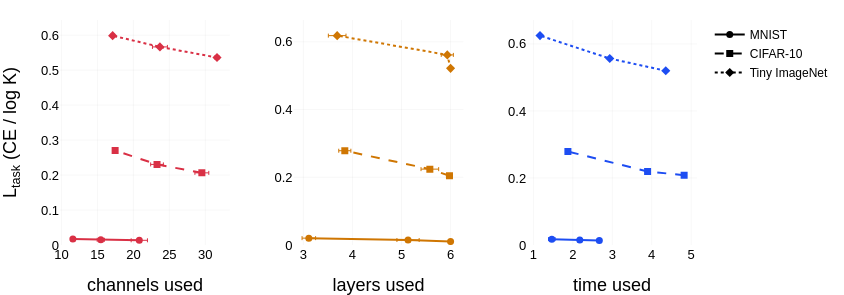

The code cell stored with this chart in its notebook:
### Code cell
# Marginal returns: how much does one more unit of a resource reduce the task loss, in the units the optimizer sees?
# Training minimizes L_task = CE / log K (nn_bowl/costs/error_cost.py) plus resource costs, so a network stops growing
# when one more unit of resource reduces L_task by less than it adds in cost. Fig 6c (kappa / resource) is an *average*
# return; this cell estimates the *marginal* return: the slope of L_task against resources used as lambda varies.
#
# For each dataset and resource, within each instance, we hold the other two lambdas fixed (9 groups) and regress
# L_task on resources used across the 3 values of that resource's lambda (fixed-effects slope: both sides demeaned within
# group). Slopes are then averaged over instances (mean, 95% t-CI across the 5 instances). "Gain" = -slope.
from scipy.stats import t as t_dist, ttest_ind

N_CLASSES = {"mnist": 10, "cifar10": 10, "tiny-imagenet": 200}

# --- test cross-entropy per model (same evaluation as the accuracies: results.npz, noise on) ---
ce_rows = []
for _, row in tqdm.tqdm(model_df.iterrows(), total=len(model_df), desc="Loading test cross-entropy"):
    combo = nn_bowl.utils.get_combo_from_row(cfg_base, row)
    cfg = nn_bowl.utils.get_cfg(cfg_base, combo)
    res = np.load(nn_bowl.utils.get_results_dir(cfg) / "results.npz")
    probs, labels = res["probs"], res["labels"]
    ce = -np.mean(np.log(probs[np.arange(len(labels)), labels] + 1e-8))  # same epsilon as training
    ce_rows.append(ce)
model_df["test_ce"] = ce_rows
model_df["L_task"] = model_df["test_ce"] / model_df["dataset"].map(lambda d: np.log(N_CLASSES[d]))
model_df["accuracy_pct"] = model_df["accuracy"] * 100

lam_cols = ["lam_breadth", "lam_depth", "lam_time"]
marginal_resources = [
    ("channels_used", "lam_breadth", "channel"),
    ("layers_used", "lam_depth", "layer"),
    ("time_used", "lam_time", "time step"),
]
# (column, label, sign): gain = sign * slope, so a positive gain always means "one more unit helps"
outcomes = [
    ("L_task", "reduction in L_task (CE / log K)", -1),   # what the optimizer trades off
    ("test_ce", "reduction in CE (nats)", -1),           # without the log K normalization
    ("accuracy_pct", "increase in accuracy (points)", +1),
]

def fe_slope(df, y_col, x_col, group_cols):
    """Within-group (fixed-effects) OLS slope of y on x."""
    x = df[x_col] - df.groupby(group_cols)[x_col].transform("mean")
    y = df[y_col] - df.groupby(group_cols)[y_col].transform("mean")
    return float((x * y).sum() / (x * x).sum())

slope_rows = []
for res_col, lam_col, unit in marginal_resources:
    other_lams = [c for c in lam_cols if c != lam_col]
    for dataset in ["mnist", "cifar10", "tiny-imagenet"]:
        for inst in sorted(model_df["instance"].unique()):
            d = model_df[(model_df["dataset"] == dataset) & (model_df["instance"] == inst)]
            row = dict(resource=res_col, unit=unit, dataset=dataset, instance=inst,
                       resource_range=f"{d.groupby(lam_col)[res_col].mean().min():.2f}–{d.groupby(lam_col)[res_col].mean().max():.2f}")
            for y_col, _, _ in outcomes:
                row[y_col] = fe_slope(d, y_col, res_col, other_lams)
            slope_rows.append(row)
slopes = pd.DataFrame(slope_rows)

def summarize(slopes, y_col, sign):
    g = (sign * slopes[y_col]).groupby([slopes["resource"], slopes["dataset"]])
    out = g.agg(["mean", "std", "count"]).reset_index()
    half = t_dist.ppf(0.975, out["count"] - 1) * out["std"] / np.sqrt(out["count"])
    out["gain_per_unit"] = out["mean"]
    out["ci_low"], out["ci_high"] = out["mean"] - half, out["mean"] + half
    return out

print("Marginal gain per unit of resource (mean [95% CI] across instances; positive = more resource helps)\n")
marginal_summary = {}
for y_col, label, sign in outcomes:
    s = summarize(slopes, y_col, sign)
    marginal_summary[y_col] = s
    print(f"--- {label} per unit")
    for res_col, _, unit in marginal_resources:
        parts = []
        for dataset in ["mnist", "cifar10", "tiny-imagenet"]:
            r = s[(s["resource"] == res_col) & (s["dataset"] == dataset)].iloc[0]
            parts.append(f"{dataset}: {r.gain_per_unit:+.4f} [{r.ci_low:+.4f}, {r.ci_high:+.4f}]")
        c = sign * slopes[(slopes["resource"] == res_col) & (slopes["dataset"] == "cifar10")][y_col]
        ti = sign * slopes[(slopes["resource"] == res_col) & (slopes["dataset"] == "tiny-imagenet")][y_col]
        p = ttest_ind(ti, c, equal_var=False).pvalue
        print(f"  per {unit:9s} | " + " | ".join(parts) + f" | Tiny/CIFAR ratio {ti.mean() / c.mean():.2f}, Welch p = {p:.3g}")
    print()

print("Resource range spanned by the lambda grid (mean over instances of per-lambda means):")
print(slopes.groupby(["resource", "dataset"])["resource_range"].first().unstack().to_string(), "\n")

# time cost is linear in time used: L_time = lam_time * time_used / (T - 1), so at an interior optimum the marginal
# reduction in L_task per extra time step should be about lam_time / (T - 1) -- the same price for every dataset
T = cfg_base.model.n_timesteps
print("Price of one time step in L_task units, lam_time / (T-1):",
      {lt: round(lt / (T - 1), 4) for lt in sorted(model_df["lam_time"].unique())})

# --- figure: L_task vs resources used, one point per lambda value (mean over other lambdas and instances) ---
dataset_symbols = {"mnist": "circle", "cifar10": "square", "tiny-imagenet": "diamond"}
dataset_dashes = {"mnist": "solid", "cifar10": "dash", "tiny-imagenet": "dot"}
DATASET_LABELS = {"mnist": "MNIST", "cifar10": "CIFAR-10", "tiny-imagenet": "Tiny ImageNet"}
colors = {"channels_used": cfg_base.plotting.breadth, "layers_used": cfg_base.plotting.depth, "time_used": cfg_base.plotting.time}
n_inst = cfg_base.experiment.n_instances
mult = t_dist.ppf(0.975, df=n_inst - 1)

fig_marg = make_subplots(rows=1, cols=3, horizontal_spacing=0.1, shared_yaxes=False)
for dataset in ["mnist", "cifar10", "tiny-imagenet"]:
    fig_marg.add_trace(go.Scatter(
        x=[None], y=[None], mode="lines+markers", name=DATASET_LABELS[dataset],
        marker=dict(symbol=dataset_symbols[dataset], color="black", size=7),
        line=dict(color="black", dash=dataset_dashes[dataset]), showlegend=True,
    ), row=1, col=1)
for col, (res_col, lam_col, unit) in enumerate(marginal_resources, start=1):
    for dataset in ["mnist", "cifar10", "tiny-imagenet"]:
        d = model_df[model_df["dataset"] == dataset]
        per_inst = d.groupby([lam_col, "instance"])[[res_col, "L_task"]].mean().reset_index()
        agg = per_inst.groupby(lam_col).agg(x=(res_col, "mean"), x_sd=(res_col, "std"),
                                            y=("L_task", "mean"), y_sd=("L_task", "std")).reset_index()
        fig_marg.add_trace(go.Scatter(
            x=agg["x"], y=agg["y"],
            error_x=dict(type="data", array=mult * agg["x_sd"] / np.sqrt(n_inst), thickness=1, width=2),
            error_y=dict(type="data", array=mult * agg["y_sd"] / np.sqrt(n_inst), thickness=1, width=2),
            mode="lines+markers",
            marker=dict(symbol=dataset_symbols[dataset], color=colors[res_col], size=7),
            line=dict(color=colors[res_col], dash=dataset_dashes[dataset]),
            showlegend=False,
        ), row=1, col=col)
    fig_marg.update_xaxes(title_text=res_col.replace("_", " "), row=1, col=col)
    # linear y: the comparison is about absolute changes in L_task per unit of resource (the slope the optimizer sees)
    fig_marg.update_yaxes(title_text="L<sub>task</sub> (CE / log K)" if col == 1 else None, rangemode="tozero", row=1, col=col)
fig_marg.update_layout(width=WIDTH * 0.8, height=WIDTH * 0.28, margin=dict(l=60, r=10, t=20, b=50),
                       showlegend=True, legend=dict(font=dict(size=12)))
fig_marg.show()
nn_bowl.utils.save_figure(fig_marg, figures_dir, "datasets_marginal_returns", scale=2)

### Figure 1 — Plotly figure (JSON) as saved in the notebook; plotly's stock layout.template omitted (floating-point values rounded to 4 significant figures)
{"data": [{"line": {"color": "black", "dash": "solid"}, "marker": {"color": "black", "size": 7, "symbol": "circle"}, "mode": "lines+markers", "name": "MNIST", "showlegend": true, "type": "scatter", "x": [null], "xaxis": "x", "y": [null], "yaxis": "y"}, {"line": {"color": "black", "dash": "dash"}, "marker": {"color": "black", "size": 7, "symbol": "square"}, "mode": "lines+markers", "name": "CIFAR-10", "showlegend": true, "type": "scatter", "x": [null], "xaxis": "x", "y": [null], "yaxis": "y"}, {"line": {"color": "black", "dash": "dot"}, "marker": {"color": "black", "size": 7, "symbol": "diamond"}, "mode": "lines+markers", "name": "Tiny ImageNet", "showlegend": true, "type": "scatter", "x": [null], "xaxis": "x", "y": [null], "yaxis": "y"}, {"error_x": {"array": [1.131, 0.5032, 0.2544], "thickness": 1, "type": "data", "width": 2}, "error_y": {"array": [0.0002273, 0.0005014, 0.0004136], "thickness": 1, "type": "data", "width": 2}, "line": {"color": "#d93045", "dash": "solid"}, "marker": {"color": "#d93045", "size": 7, "symbol": "circle"}, "mode": "lines+markers", "showlegend": false, "type": "scatter", "x": [20.82, 15.47, 11.59], "xaxis": "x", "y": [0.01344, 0.01489, 0.01692], "yaxis": "y"}, {"error_x": {"array": [0.9658, 0.8841, 0.274], "thickness": 1, "type": "data", "width": 2}, "error_y": {"array": [0.0009433, 0.003043, 0.004099], "thickness": 1, "type": "data", "width": 2}, "line": {"color": "#d93045", "dash": "dash"}, "marker": {"color": "#d93045", "size": 7, "symbol": "square"}, "mode": "lines+markers", "showlegend": false, "type": "scatter", "x": [29.51, 23.28, 17.46], "xaxis": "x", "y": [0.2063, 0.2304, 0.2702], "yaxis": "y"}, {"error_x": {"array": [0.3083, 1.04, 0.278], "thickness": 1, "type": "data", "width": 2}, "error_y": {"array": [0.003388, 0.00278, 0.003469], "thickness": 1, "type": "data", "width": 2}, "line": {"color": "#d93045", "dash": "dot"}, "marker": {"color": "#d93045", "size": 7, "symbol": "diamond"}, "mode": "lines+markers", "showlegend": false, "type": "scatter", "x": [31.62, 23.69, 17.12], "xaxis": "x", "y": [0.536, 0.5664, 0.5986], "yaxis": "y"}, {"error_x": {"array": [0.0, 0.2267, 0.138], "thickness": 1, "type": "data", "width": 2}, "error_y": {"array": [0.0002135, 0.0006789, 0.00023], "thickness": 1, "type": "data", "width": 2}, "line": {"color": "#cf7602", "dash": "solid"}, "marker": {"color": "#cf7602", "size": 7, "symbol": "circle"}, "mode": "lines+markers", "showlegend": false, "type": "scatter", "x": [6.0, 5.133, 3.111], "xaxis": "x2", "y": [0.01031, 0.01468, 0.02027], "yaxis": "y2"}, {"error_x": {"array": [0.0617, 0.1799, 0.1234], "thickness": 1, "type": "data", "width": 2}, "error_y": {"array": [0.003034, 0.002199, 0.003999], "thickness": 1, "type": "data", "width": 2}, "line": {"color": "#cf7602", "dash": "dash"}, "marker": {"color": "#cf7602", "size": 7, "symbol": "square"}, "mode": "lines+markers", "showlegend": false, "type": "scatter", "x": [5.978, 5.578, 3.844], "xaxis": "x2", "y": [0.2044, 0.224, 0.2784], "yaxis": "y2"}, {"error_x": {"array": [0.0, 0.1234, 0.1799], "thickness": 1, "type": "data", "width": 2}, "error_y": {"array": [0.003431, 0.001957, 0.004613], "thickness": 1, "type": "data", "width": 2}, "line": {"color": "#cf7602", "dash": "dot"}, "marker": {"color": "#cf7602", "size": 7, "symbol": "diamond"}, "mode": "lines+markers", "showlegend": false, "type": "scatter", "x": [6.0, 5.933, 3.689], "xaxis": "x2", "y": [0.5215, 0.5613, 0.6182], "yaxis": "y2"}, {"error_x": {"array": [0.05255, 0.04416, 0.08323], "thickness": 1, "type": "data", "width": 2}, "error_y": {"array": [0.0003654, 0.0001339, 0.0006847], "thickness": 1, "type": "data", "width": 2}, "line": {"color": "#1D4DF2", "dash": "solid"}, "marker": {"color": "#1D4DF2", "size": 7, "symbol": "circle"}, "mode": "lines+markers", "showlegend": false, "type": "scatter", "x": [2.672, 2.176, 1.467], "xaxis": "x3", "y": [0.0132, 0.01455, 0.0175], "yaxis": "y3"}, {"error_x": {"array": [0.02322, 0.05107, 0.06197], "thickness": 1, "type": "data", "width": 2}, "error_y": {"array": [0.001358, 0.003235, 0.001448], "thickness": 1, "type": "data", "width": 2}, "line": {"color": "#1D4DF2", "dash": "dash"}, "marker": {"color": "#1D4DF2", "size": 7, "symbol": "square"}, "mode": "lines+markers", "showlegend": false, "type": "scatter", "x": [4.822, 3.895, 1.875], "xaxis": "x3", "y": [0.2082, 0.2195, 0.2791], "yaxis": "y3"}, {"error_x": {"array": [0.008307, 0.02826, 0.01503], "thickness": 1, "type": "data", "width": 2}, "error_y": {"array": [0.002436, 0.003023, 0.002497], "thickness": 1, "type": "data", "width": 2}, "line": {"color": "#1D4DF2", "dash": "dot"}, "marker": {"color": "#1D4DF2", "size": 7, "symbol": "diamond"}, "mode": "lines+markers", "showlegend": false, "type": "scatter", "x": [4.356, 2.936, 1.167], "xaxis": "x3", "y": [0.5198, 0.5564, 0.6248], "yaxis": "y3"}], "layout": {"height": 295.7, "legend": {"font": {"size": 12}}, "margin": {"b": 50, "l": 60, "r": 10, "t": 20}, "showlegend": true, "width": 844.8, "xaxis": {"anchor": "y", "domain": [0, 0.2667], "title": {"text": "channels used"}}, "xaxis2": {"anchor": "y2", "domain": [0.3667, 0.6333], "title": {"text": "layers used"}}, "xaxis3": {"anchor": "y3", "domain": [0.7333, 1], "title": {"text": "time used"}}, "yaxis": {"anchor": "x", "domain": [0, 1], "rangemode": "tozero", "title": {"text": "L<sub>task</sub> (CE / log K)"}}, "yaxis2": {"anchor": "x2", "domain": [0, 1], "rangemode": "tozero"}, "yaxis3": {"anchor": "x3", "domain": [0, 1], "rangemode": "tozero"}}}
